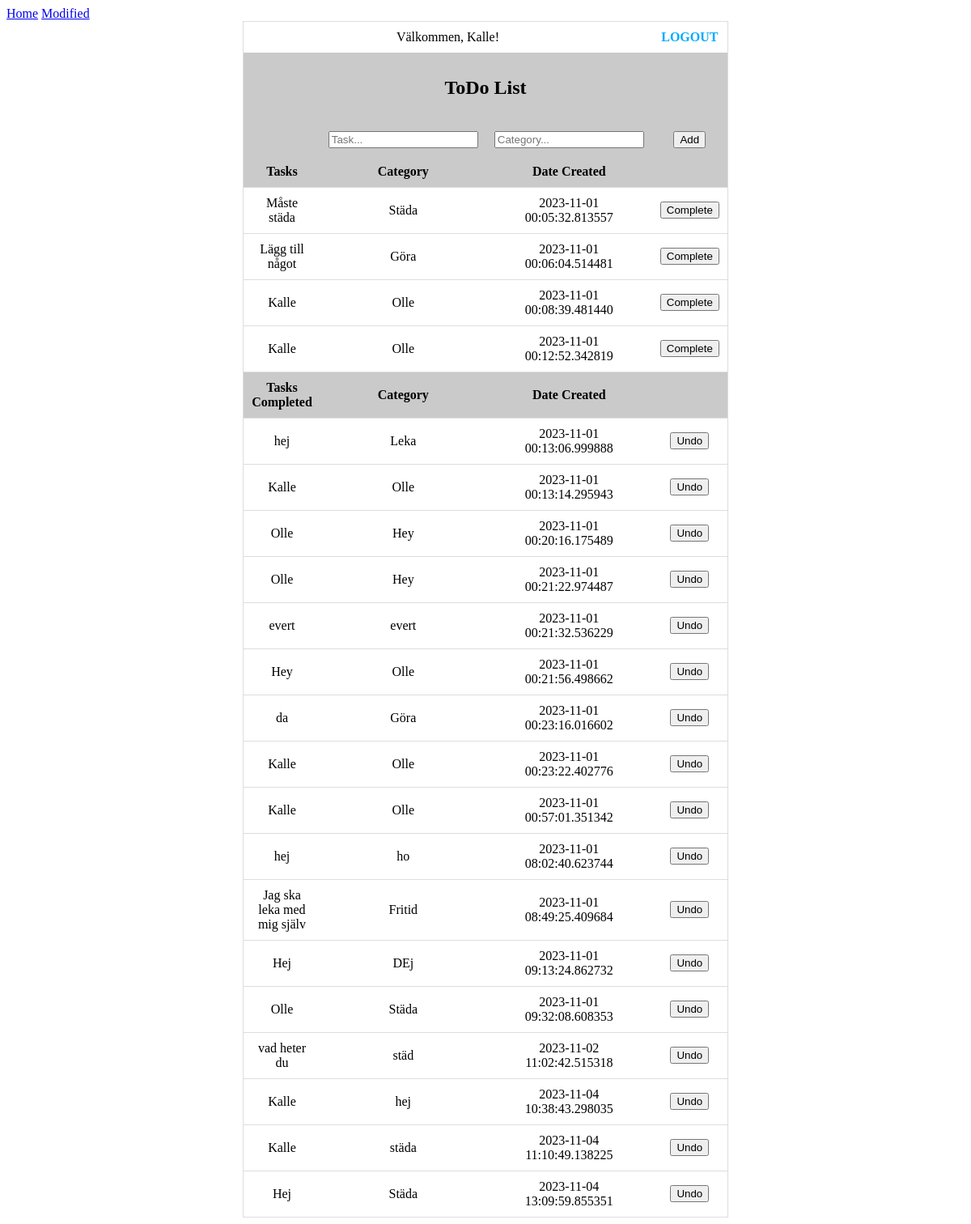
Screenshot of /modified (signed in) with the database file from the repository.
### app.py (models this page shows, shortened)
class Todo(db.Model):
    id = db.Column(db.Integer, primary_key=True)
    content = db.Column(db.String(200), nullable=False)
    completed = db.Column(db.Boolean, default=False)
    categories = db.Column(db.String(200), nullable=False)
    date_created = db.Column(db.DateTime, default=datetime.utcnow)

### app.py (the view)
@app.route("/modified")
def home_modified():
    tasks = Todo.query.all()
    return render_template("modified.html", tasks = tasks)

### templates/modified.html (shortened to what this page needs)
<!DOCTYPE html>
{% extends "base.html" %}
    {% block content %}
    <div class="table-container">
    <table class="list-table">
        <tr>
            {% if 'user' in session %}
                <td colspan="3">Välkommen, {{ session['user'] }}!</td>
                <td>
                    <a class="futuristic-links" href="/logout">Logout</a>
                </td>
            {% endif %}
        </tr>
        <tr>
            <th colspan="4"><h2>ToDo List</h2></th>
        </tr>
        {% if 'user' not in session%}
        <td colspan="4">Du måste <a href="register">registrera</a> dig eller <a href="/login">logga in<a> för att se eller skapa Todo lista</d>
        {% elif tasks %}
        <tr>
            <form id ="MyForm" method="POST" action="/new_task">
                <th></th>
                <th><input type="text" name="content" placeholder="Task..." required></th>
                <th><input type="text" name="categories" placeholder="Category..." required></th>
                <th><button type="submit" class="addBtn">Add</button></td>
                </form>
        </tr>
        <tr>
            <th>Tasks</1th>
            <th>Category</th>
            <th>Date Created</th>
            <th>
            </th>
        </tr>
            {% for task in tasks %}
                {% if not task.completed%}
                    <tr class="list-item">
                        <td>{{ task.content }}</td>
                        <td>{{ task.categories }}</td>
                        <td>{{ task.date_created }}</td>
                        <td>
                            <form method="POST" action="/update_tasks/{{ task.id }}" class="updateBtn">
                                <button type="submit" class="updateBtn">Complete</button>
                            </form>
                        </td>
                    </tr>
                {% endif %}
            {% endfor %}
        {% endif %}
        {%if 'user' not in session%}
        {%else%}
        <tr>
            <th>Tasks Completed</1th>
            <th>Category</th>
            <th>Date Created</th>
            <th></th>
        </tr>
        {% for task in tasks %}
        {% if task.completed%}
        <tr class="list-item">
            <td>{{ task.content }}</td>
            <td>{{ task.categories }}</td>
            <td>{{ task.date_created }}</td>
            <form method="POST" action="/update_tasks/{{ task.id }}" class="updateBtn">
            <td><button type="submit" class="updateBtn">Undo</button></td>
                </form>
        </tr>
        {% endif %}
        {% endfor %}
        {% endif %}
    </table>
    {% endblock %}

### static/style.css (style rules this page uses)
.list-table { width: 40%; max-height: 0px; overflow-y: auto; border-collapse: collapse; border: 1px solid #ddd; }
.list-table th, .list-table td { border: 0; padding: 10px; text-align: center; }
.list-table th { background-color: #cacaca; font-weight: bold; }
.list-item { border: 1px solid #ddd; }
.table-container { display: flex; justify-content: center; align-items: center; }
.futuristic-links { font-size: 16px; text-transform: uppercase; font-weight: bold; color: #00aaff; text-decoration: none; transition: color 0.3s; }

### rows the page displays
Todo: content "Måste städa", categories "Städa", date_created "2023-11-01 00:05:32.813557"
Todo: content "Lägg till något", categories "Göra", date_created "2023-11-01 00:06:04.514481"
Todo: content "Kalle", categories "Olle", date_created "2023-11-01 00:08:39.481440"
Todo: content "Kalle", categories "Olle", date_created "2023-11-01 00:12:52.342819"
Todo: content "hej", categories "Leka", date_created "2023-11-01 00:13:06.999888"
Todo: content "Kalle", categories "Olle", date_created "2023-11-01 00:13:14.295943"
Todo: content "Olle", categories "Hey", date_created "2023-11-01 00:20:16.175489"
Todo: content "Olle", categories "Hey", date_created "2023-11-01 00:21:22.974487"
Todo: content "evert", categories "evert", date_created "2023-11-01 00:21:32.536229"
Todo: content "Hey", categories "Olle", date_created "2023-11-01 00:21:56.498662"
Todo: content "da", categories "Göra", date_created "2023-11-01 00:23:16.016602"
Todo: content "Kalle", categories "Olle", date_created "2023-11-01 00:23:22.402776"
Todo: content "Kalle", categories "Olle", date_created "2023-11-01 00:57:01.351342"
Todo: content "hej", categories "ho", date_created "2023-11-01 08:02:40.623744"
Todo: content "Jag ska leka med mig själv", categories "Fritid", date_created "2023-11-01 08:49:25.409684"
Todo: content "Hej", categories "DEj", date_created "2023-11-01 09:13:24.862732"
Todo: content "Olle", categories "Städa", date_created "2023-11-01 09:32:08.608353"
Todo: content "vad heter du", categories "städ", date_created "2023-11-02 11:02:42.515318"
Todo: content "Kalle", categories "hej", date_created "2023-11-04 10:38:43.298035"
Todo: content "Kalle", categories "städa", date_created "2023-11-04 11:10:49.138225"
Todo: content "Hej", categories "Städa", date_created "2023-11-04 13:09:59.855351"

### other values shown
{{ session['user'] }} "Kalle"
